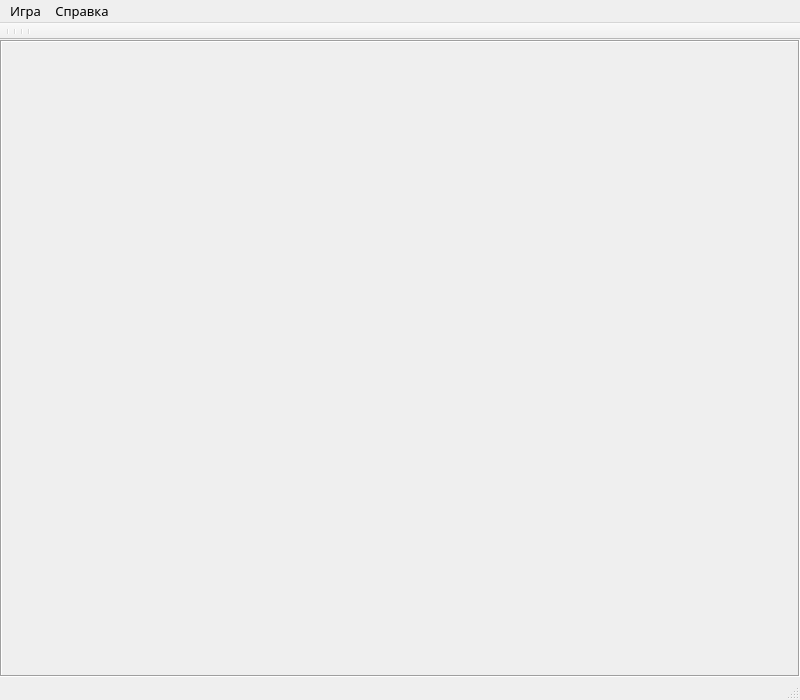
<?xml version="1.0" encoding="UTF-8"?>
<ui version="4.0">
 <class>MainWindow</class>
 <widget class="QMainWindow" name="MainWindow">
  <property name="geometry">
   <rect>
    <x>0</x>
    <y>0</y>
    <width>800</width>
    <height>700</height>
   </rect>
  </property>
  <property name="minimumSize">
   <size>
    <width>800</width>
    <height>700</height>
   </size>
  </property>
  <property name="font">
   <font>
    <family>Franklin Gothic Medium</family>
    <pointsize>10</pointsize>
   </font>
  </property>
  <property name="windowTitle">
   <string>Коллекция игр</string>
  </property>
  <property name="windowIcon">
   <iconset resource="../icons/resources.qrc">
    <normaloff>:/Icons/GamesCollections.png</normaloff>:/Icons/GamesCollections.png</iconset>
  </property>
  <property name="dockOptions">
   <set>QMainWindow::AllowNestedDocks|QMainWindow::AllowTabbedDocks|QMainWindow::AnimatedDocks</set>
  </property>
  <widget class="QWidget" name="centralwidget">
   <layout class="QGridLayout" name="gridLayout">
    <property name="leftMargin">
     <number>0</number>
    </property>
    <property name="topMargin">
     <number>0</number>
    </property>
    <property name="rightMargin">
     <number>0</number>
    </property>
    <property name="bottomMargin">
     <number>0</number>
    </property>
    <property name="spacing">
     <number>0</number>
    </property>
    <item row="0" column="0">
     <widget class="QFrame" name="gameArea">
      <property name="frameShape">
       <enum>QFrame::Box</enum>
      </property>
      <property name="frameShadow">
       <enum>QFrame::Sunken</enum>
      </property>
     </widget>
    </item>
   </layout>
  </widget>
  <widget class="QMenuBar" name="menubar">
   <property name="geometry">
    <rect>
     <x>0</x>
     <y>0</y>
     <width>800</width>
     <height>23</height>
    </rect>
   </property>
   <widget class="QMenu" name="menu">
    <property name="title">
     <string>Справка</string>
    </property>
    <addaction name="action_about"/>
    <addaction name="action_Qt"/>
   </widget>
   <widget class="QMenu" name="menu_2">
    <property name="title">
     <string>Игра</string>
    </property>
    <addaction name="separator"/>
    <addaction name="action_exit"/>
   </widget>
   <addaction name="menu_2"/>
   <addaction name="menu"/>
  </widget>
  <widget class="QStatusBar" name="statusbar"/>
  <widget class="QToolBar" name="toolBar">
   <property name="minimumSize">
    <size>
     <width>0</width>
     <height>0</height>
    </size>
   </property>
   <property name="windowTitle">
    <string>toolBar</string>
   </property>
   <property name="movable">
    <bool>false</bool>
   </property>
   <property name="toolButtonStyle">
    <enum>Qt::ToolButtonTextUnderIcon</enum>
   </property>
   <property name="floatable">
    <bool>true</bool>
   </property>
   <attribute name="toolBarArea">
    <enum>TopToolBarArea</enum>
   </attribute>
   <attribute name="toolBarBreak">
    <bool>false</bool>
   </attribute>
   <addaction name="separator"/>
   <addaction name="separator"/>
   <addaction name="separator"/>
   <addaction name="separator"/>
  </widget>
  <action name="action_Qt">
   <property name="icon">
    <iconset resource="../icons/resources.qrc">
     <normaloff>:/Icons/Qt.png</normaloff>:/Icons/Qt.png</iconset>
   </property>
   <property name="text">
    <string>О Qt</string>
   </property>
  </action>
  <action name="action_about">
   <property name="text">
    <string>О программе</string>
   </property>
   <property name="toolTip">
    <string>Сведения о программе, её версии и авторе</string>
   </property>
  </action>
  <action name="action_exit">
   <property name="icon">
    <iconset resource="../icons/resources.qrc">
     <normaloff>:/Icons/exit.png</normaloff>:/Icons/exit.png</iconset>
   </property>
   <property name="text">
    <string>Выход</string>
   </property>
   <property name="toolTip">
    <string>Завершить работу с приложением</string>
   </property>
   <property name="shortcut">
    <string>Ctrl+Q</string>
   </property>
  </action>
 </widget>
 <resources>
  <include location="../icons/resources.qrc"/>
 </resources>
 <connections/>
</ui>
